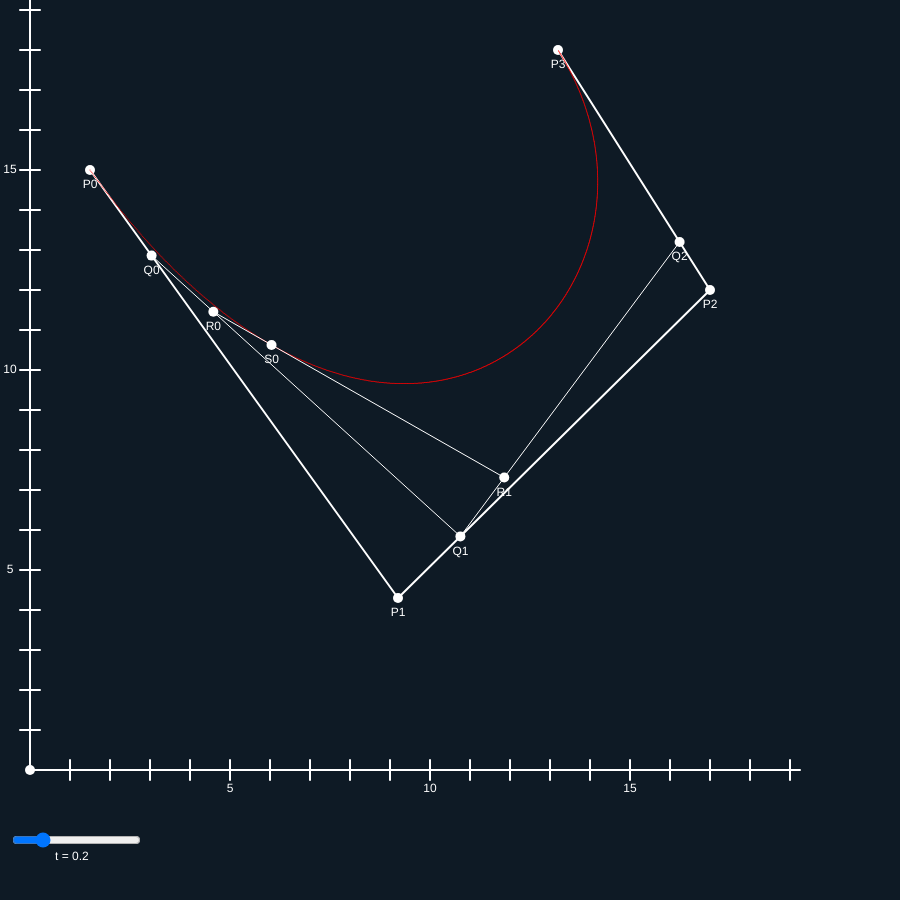
Frame 1 (no input)
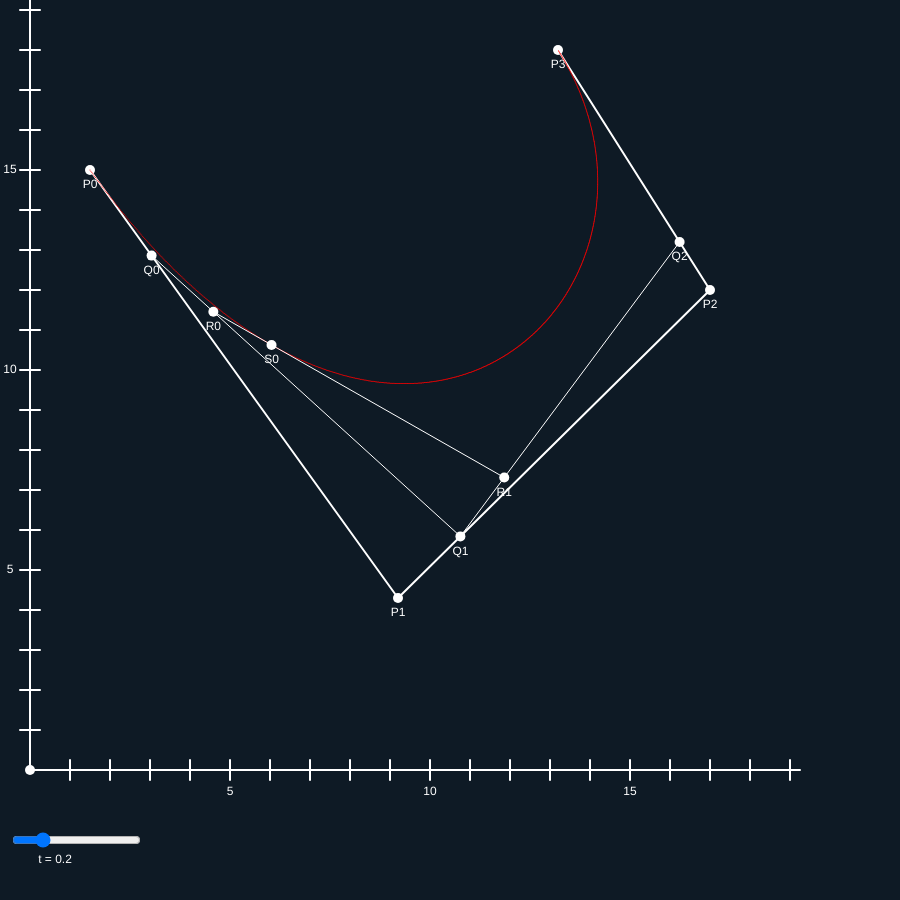
Frame 60 (no input)
Frame 120 (the mouse pressed at the canvas centre since frame 60): identical to frame 60, image omitted

The p5.js sketch that drew these frames (run headless with seeded random() and noise() and a simulated clock; from frame 60 on, the mouse is pressed at the canvas centre):

// p5.js sketch
// ── sketch.js
let totWidth = 800; 
let totHeight = 800; 

let upTranslate = 30; 
let rightTranslate = 30; 

let totUnits = 20; 

let timeSlider; 

let p0 = new Point(1.5, 15, "P0"); 
let p1 = new Point(9.2, 4.3, "P1"); 
let p2 = new Point(17, 12, "P2"); 
let p3 = new Point(13.2, 18, "P3"); 

let q0,q1,q2,r0,r1,s0; 

let copyQ0, copyQ1, copyQ2,copyR0,copyR1,copyS0; 

let allPoints = [p0, p1, p2, p3]; 

function setup(){
    createCanvas(totWidth+100, totHeight+100); 
    timeSlider = createSlider(0,1,0.2, 0.01); 
    
}


function draw(){
    background(14,26,37,255); 

    timeSlider.position(10, totHeight+30); 

    fill(255); 
    noStroke();
    text("t = " + timeSlider.value(),55, totHeight+60); 
    
    //console.log(mouseX, mouseY);
    stroke(255);
    strokeWeight(50); 

    drawCoordinateAxes(); 


    p0.show(); 
    p1.show();
    p2.show(); 
    p3.show(); 

    stroke(255); 
    strokeWeight(2); 

    line(p0.xLoc, p0.yLoc, p1.xLoc, p1.yLoc); 
    line(p1.xLoc, p1.yLoc, p2.xLoc, p2.yLoc); 
    line(p2.xLoc, p2.yLoc, p3.xLoc, p3.yLoc); 

    
    
    strokeWeight(1); 
    cubicBezier(); 

    

    let t = timeSlider.value(); 
    

    copyQ0.x = (1-t)*p0.x + t*p1.x;
    copyQ0.y = (1-t)*p0.y + t*p1.y; 
    copyQ1.x = (1-t)*p1.x + t*p2.x; 
    copyQ1.y = (1-t)*p1.y + t*p2.y; 
    copyQ2.x = (1-t)*p2.x + t*p3.x; 
    copyQ2.y = (1-t)*p2.y + t*p3.y; 

    copyR0.x = (1-t)*copyQ0.x + t*copyQ1.x; 
    copyR0.y = (1-t) * copyQ0.y + t * copyQ1.y; 
    copyR1.x = (1-t)*copyQ1.x + t*copyQ2.x; 
    copyR1.y = (1-t) * copyQ1.y + t * copyQ2.y; 

    copyS0.x = (1-t)*copyR0.x + t * copyR1.x; 
    copyS0.y = (1-t)*copyR0.y + t * copyR1.y; 


    copyQ0.secondUpdateCoord(); 
    copyR0.secondUpdateCoord(); 
    copyQ1.secondUpdateCoord(); 
    copyQ2.secondUpdateCoord(); 
    copyR1.secondUpdateCoord(); 
    copyS0.secondUpdateCoord(); 

    
    copyQ0.show(); 
    copyQ1.show();
    copyQ2.show(); 
    copyR0.show(); 
    copyR1.show(); 
    copyS0.show(); 


    strokeWeight(1); 
    stroke(255); 
    line(copyQ0.xLoc, copyQ0.yLoc, copyQ1.xLoc, copyQ1.yLoc); 
    line(copyQ1.xLoc, copyQ1.yLoc, copyQ2.xLoc, copyQ2.yLoc); 
    line(copyR0.xLoc, copyR0.yLoc, copyR1.xLoc, copyR1.yLoc); 


    
}

function cubicBezier(){

    for(let t = 0; t<1; t+=0.001){

        let q0 = new Point((1-t)*p0.x + t*p1.x, (1-t)*p0.y + t*p1.y, "Q0"); 
        let q1 = new Point((1-t)*p1.x + t*p2.x, (1-t)*p1.y + t*p2.y, "Q1");
        let q2 = new Point((1-t)*p2.x + t*p3.x, (1-t)*p2.y + t*p3.y, "Q2");

        
        let r0 = new Point((1-t)*q0.x + t*q1.x, (1-t)*q0.y + t*q1.y, "R0"); 
        let r1 = new Point((1-t)*q1.x + t*q2.x, (1-t)*q1.y + t*q2.y, "R1"); 

        let s0 = new Point((1-t)*r0.x + t*r1.x, (1-t)*r0.y + t * r1.y, "S0"); 


        copyQ0 = new Point((1-t)*p0.x + t*p1.x, (1-t)*p0.y + t*p1.y, "Q0"); 
        copyQ1 = new Point((1-t)*p1.x + t*p2.x, (1-t)*p1.y + t*p2.y, "Q1");
        copyQ2 = new Point((1-t)*p2.x + t*p3.x, (1-t)*p2.y + t*p3.y, "Q2");
        copyR0 = new Point((1-t)*q0.x + t*q1.x, (1-t)*q0.y + t*q1.y, "R0"); 
        copyR1 = new Point((1-t)*q1.x + t*q2.x, (1-t)*q1.y + t*q2.y, "R1");
        copyS0 = new Point((1-t)*r0.x + t*r1.x, (1-t)*r0.y + t * r1.y, "S0");
        
        stroke(255,0,0); 
        point(coordToP([s0.x, s0.y])[0], coordToP([s0.x, s0.y])[1]); 



    }
}


function mouseDragged(){
    
    for(let i = 0; i<allPoints.length; i++){
        if(allPoints[i].mouseOn()){
            allPoints[i].xLoc = mouseX; 
            allPoints[i].yLoc = mouseY; 
            allPoints[i].updateCoord(); 
            return; 
        } 
        
    }
    
}



function coordToP(p){
    x = p[0]; 
    y = p[1]; 
    let pixelX = rightTranslate + Math.floor(totWidth/totUnits) * x; 
    let pixelY = (totHeight - upTranslate) - (y * Math.floor(totHeight/totUnits)); 
    
    return [pixelX, pixelY]; 
}





function drawCoordinateAxes(){

    

    stroke(255);
    strokeWeight(2); 

    line(rightTranslate, totHeight-upTranslate, totWidth, totHeight-upTranslate); 
    line(rightTranslate, totHeight-upTranslate, rightTranslate, 0); 
    strokeWeight(10); 
    point(rightTranslate, totHeight-upTranslate); 
    strokeWeight(2); 

    
    for(let i = rightTranslate+Math.floor(totWidth/totUnits); i<=totWidth; i+=(Math.floor(totWidth/totUnits))){

        stroke(255); 
        line(i, totHeight-upTranslate+10, i, totHeight-upTranslate-10); // x-axis unit lines
        let curLineNumber = (i-rightTranslate)/Math.floor(totWidth/totUnits); 
        if(curLineNumber % 5 == 0){
            textAlign(CENTER); 
            fill(255); 
            noStroke(); 
            text(curLineNumber, i, totHeight-upTranslate+22); 
        }

    }

    for(let i = totHeight-upTranslate - Math.floor(totHeight/totUnits); i>=0; i-=Math.floor(totHeight/totUnits)){
        stroke(255); 
        line(rightTranslate - 10, i, rightTranslate + 10, i); // y-axis unit lines
        let curLineNumber = -1* (i-totHeight+upTranslate)/Math.floor(totHeight/totUnits); 

        if(curLineNumber % 5 == 0){
            textAlign(CENTER,CENTER); 
            fill(255); 
            noStroke(); 
            text(curLineNumber, rightTranslate - 20, i); 
        }
    }


}


// ── Point.js
function Point(x,y,name){
    this.x = x; 
    this.y = y; 
    this.name = name; 

    this.xLoc = coordToP([x,y])[0]; 
    this.yLoc = coordToP([x,y])[1]; 
    
}





Point.prototype.show = function(){
    strokeWeight(10); 
    stroke(255); 
    point(this.xLoc, this.yLoc);  
    noStroke(); 
    fill(255); 

    text(this.name, this.xLoc, this.yLoc + 15); 
    return; 
}

Point.prototype.mouseOn = function(){
    if(Math.abs(mouseX - this.xLoc) <= 30 && Math.abs(mouseY - this.yLoc) <= 30){
        return true; 
    }
}

Point.prototype.updateCoord = function(){
    this.x = (this.xLoc - rightTranslate)/Math.floor(totWidth/totUnits); 
    this.y = -1 * (this.yLoc - totHeight + upTranslate)/Math.floor(totHeight/totUnits); 
}

Point.prototype.secondUpdateCoord = function(){
    this.xLoc = coordToP([this.x,this.y])[0]; 
    this.yLoc = coordToP([this.x,this.y])[1]; 
}


// function coordToP(p){
//     x = p[0]; 
//     y = p[1]; 
//     let pixelX = rightTranslate + Math.floor(totWidth/totUnits) * x; 
//     let pixelY = (totHeight - upTranslate) - (y * Math.floor(totHeight/totUnits)); 
    
//     return [pixelX, pixelY]; 
// }
